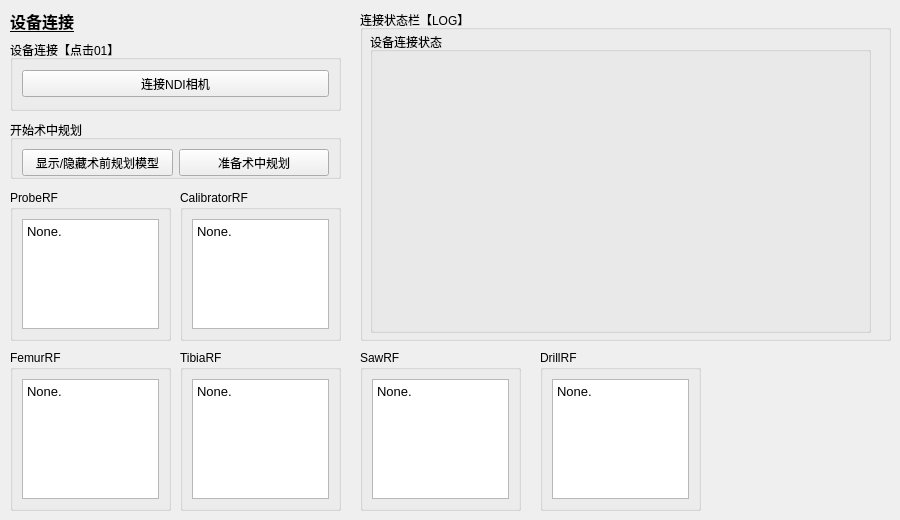
      <widget class="QWidget" name="tab_11">
       <attribute name="title">
        <string>硬件准备</string>
       </attribute>
       <widget class="QGroupBox" name="groupBox_24">
        <property name="geometry">
         <rect>
          <x>360</x>
          <y>10</y>
          <width>531</width>
          <height>331</height>
         </rect>
        </property>
        <property name="title">
         <string>连接状态栏【LOG】</string>
        </property>
        <widget class="QGroupBox" name="groupBox_5">
         <property name="geometry">
          <rect>
           <x>10</x>
           <y>22</y>
           <width>501</width>
           <height>301</height>
          </rect>
         </property>
         <property name="title">
          <string>设备连接状态</string>
         </property>
         <widget class="QmitkToolTrackingStatusWidget" name="showVegaTool_StatusWidget02" native="true">
          <property name="geometry">
           <rect>
            <x>10</x>
            <y>20</y>
            <width>481</width>
            <height>200</height>
           </rect>
          </property>
          <property name="minimumSize">
           <size>
            <width>0</width>
            <height>200</height>
           </size>
          </property>
          <property name="maximumSize">
           <size>
            <width>16777215</width>
            <height>50</height>
           </size>
          </property>
         </widget>
        </widget>
       </widget>
       <widget class="QLabel" name="label_14">
        <property name="geometry">
         <rect>
          <x>10</x>
          <y>0</y>
          <width>351</width>
          <height>41</height>
         </rect>
        </property>
        <property name="font">
         <font>
          <family>微软雅黑</family>
          <pointsize>12</pointsize>
          <weight>75</weight>
          <bold>true</bold>
          <underline>true</underline>
         </font>
        </property>
        <property name="text">
         <string>设备连接</string>
        </property>
       </widget>
       <widget class="QGroupBox" name="groupBox_2">
        <property name="geometry">
         <rect>
          <x>10</x>
          <y>40</y>
          <width>331</width>
          <height>71</height>
         </rect>
        </property>
        <property name="title">
         <string>设备连接【点击01】</string>
        </property>
        <layout class="QVBoxLayout" name="verticalLayout_26">
         <item>
          <widget class="QPushButton" name="connectNDI_pushButton">
           <property name="minimumSize">
            <size>
             <width>0</width>
             <height>27</height>
            </size>
           </property>
           <property name="text">
            <string>连接NDI相机</string>
           </property>
          </widget>
         </item>
        </layout>
       </widget>
       <widget class="QGroupBox" name="groupBox_13">
        <property name="geometry">
         <rect>
          <x>10</x>
          <y>120</y>
          <width>331</width>
          <height>59</height>
         </rect>
        </property>
        <property name="title">
         <string>开始术中规划</string>
        </property>
        <layout class="QHBoxLayout" name="horizontalLayout_3">
         <item>
          <widget class="QPushButton" name="visualizePrePlan_pushButton">
           <property name="minimumSize">
            <size>
             <width>0</width>
             <height>27</height>
            </size>
           </property>
           <property name="text">
            <string>显示/隐藏术前规划模型</string>
           </property>
          </widget>
         </item>
         <item>
          <widget class="QPushButton" name="startMidPlan_pushButton">
           <property name="minimumSize">
            <size>
             <width>0</width>
             <height>27</height>
            </size>
           </property>
           <property name="text">
            <string>准备术中规划</string>
           </property>
          </widget>
         </item>
        </layout>
       </widget>
       <widget class="QGroupBox" name="groupBox_20">
        <property name="geometry">
         <rect>
          <x>10</x>
          <y>190</y>
          <width>161</width>
          <height>151</height>
         </rect>
        </property>
        <property name="title">
         <string>ProbeRF</string>
        </property>
        <layout class="QHBoxLayout" name="horizontalLayout_4">
         <item>
          <widget class="QTextBrowser" name="textBrowser_ProbeRF">
           <property name="html">
            <string>&lt;!DOCTYPE HTML PUBLIC &quot;-//W3C//DTD HTML 4.0//EN&quot; &quot;http://www.w3.org/TR/REC-html40/strict.dtd&quot;&gt;
&lt;html&gt;&lt;head&gt;&lt;meta name=&quot;qrichtext&quot; content=&quot;1&quot; /&gt;&lt;style type=&quot;text/css&quot;&gt;
p, li { white-space: pre-wrap; }
&lt;/style&gt;&lt;/head&gt;&lt;body style=&quot; font-family:'SimSun'; font-size:9pt; font-weight:400; font-style:normal;&quot;&gt;
&lt;p style=&quot; margin-top:0px; margin-bottom:0px; margin-left:0px; margin-right:0px; -qt-block-indent:0; text-indent:0px;&quot;&gt;&lt;span style=&quot; font-size:10pt;&quot;&gt;None.&lt;/span&gt;&lt;/p&gt;&lt;/body&gt;&lt;/html&gt;</string>
           </property>
          </widget>
         </item>
        </layout>
       </widget>
       <widget class="QGroupBox" name="groupBox_21">
        <property name="geometry">
         <rect>
          <x>10</x>
          <y>350</y>
          <width>161</width>
          <height>161</height>
         </rect>
        </property>
        <property name="title">
         <string>FemurRF</string>
        </property>
        <layout class="QHBoxLayout" name="horizontalLayout_5">
         <item>
          <widget class="QTextBrowser" name="textBrowser_FemurRF">
           <property name="html">
            <string>&lt;!DOCTYPE HTML PUBLIC &quot;-//W3C//DTD HTML 4.0//EN&quot; &quot;http://www.w3.org/TR/REC-html40/strict.dtd&quot;&gt;
&lt;html&gt;&lt;head&gt;&lt;meta name=&quot;qrichtext&quot; content=&quot;1&quot; /&gt;&lt;style type=&quot;text/css&quot;&gt;
p, li { white-space: pre-wrap; }
&lt;/style&gt;&lt;/head&gt;&lt;body style=&quot; font-family:'SimSun'; font-size:9pt; font-weight:400; font-style:normal;&quot;&gt;
&lt;p style=&quot; margin-top:0px; margin-bottom:0px; margin-left:0px; margin-right:0px; -qt-block-indent:0; text-indent:0px;&quot;&gt;&lt;span style=&quot; font-size:10pt;&quot;&gt;None.&lt;/span&gt;&lt;/p&gt;&lt;/body&gt;&lt;/html&gt;</string>
           </property>
          </widget>
         </item>
        </layout>
       </widget>
       <widget class="QGroupBox" name="groupBox_22">
        <property name="geometry">
         <rect>
          <x>180</x>
          <y>350</y>
          <width>161</width>
          <height>161</height>
         </rect>
        </property>
        <property name="title">
         <string>TibiaRF</string>
        </property>
        <layout class="QHBoxLayout" name="horizontalLayout_6">
         <item>
          <widget class="QTextBrowser" name="textBrowser_TibiaRF">
           <property name="html">
            <string>&lt;!DOCTYPE HTML PUBLIC &quot;-//W3C//DTD HTML 4.0//EN&quot; &quot;http://www.w3.org/TR/REC-html40/strict.dtd&quot;&gt;
&lt;html&gt;&lt;head&gt;&lt;meta name=&quot;qrichtext&quot; content=&quot;1&quot; /&gt;&lt;style type=&quot;text/css&quot;&gt;
p, li { white-space: pre-wrap; }
&lt;/style&gt;&lt;/head&gt;&lt;body style=&quot; font-family:'SimSun'; font-size:9pt; font-weight:400; font-style:normal;&quot;&gt;
&lt;p style=&quot; margin-top:0px; margin-bottom:0px; margin-left:0px; margin-right:0px; -qt-block-indent:0; text-indent:0px;&quot;&gt;&lt;span style=&quot; font-size:10pt;&quot;&gt;None.&lt;/span&gt;&lt;/p&gt;&lt;/body&gt;&lt;/html&gt;</string>
           </property>
          </widget>
         </item>
        </layout>
       </widget>
       <widget class="QGroupBox" name="groupBox_23">
        <property name="geometry">
         <rect>
          <x>360</x>
          <y>350</y>
          <width>161</width>
          <height>161</height>
         </rect>
        </property>
        <property name="title">
         <string>SawRF</string>
        </property>
        <layout class="QHBoxLayout" name="horizontalLayout_8">
         <item>
          <widget class="QTextBrowser" name="textBrowser_SawRF">
           <property name="html">
            <string>&lt;!DOCTYPE HTML PUBLIC &quot;-//W3C//DTD HTML 4.0//EN&quot; &quot;http://www.w3.org/TR/REC-html40/strict.dtd&quot;&gt;
&lt;html&gt;&lt;head&gt;&lt;meta name=&quot;qrichtext&quot; content=&quot;1&quot; /&gt;&lt;style type=&quot;text/css&quot;&gt;
p, li { white-space: pre-wrap; }
&lt;/style&gt;&lt;/head&gt;&lt;body style=&quot; font-family:'SimSun'; font-size:9pt; font-weight:400; font-style:normal;&quot;&gt;
&lt;p style=&quot; margin-top:0px; margin-bottom:0px; margin-left:0px; margin-right:0px; -qt-block-indent:0; text-indent:0px;&quot;&gt;&lt;span style=&quot; font-size:10pt;&quot;&gt;None.&lt;/span&gt;&lt;/p&gt;&lt;/body&gt;&lt;/html&gt;</string>
           </property>
          </widget>
         </item>
        </layout>
       </widget>
       <widget class="QGroupBox" name="groupBox_25">
        <property name="geometry">
         <rect>
          <x>540</x>
          <y>350</y>
          <width>161</width>
          <height>161</height>
         </rect>
        </property>
        <property name="title">
         <string>DrillRF</string>
        </property>
        <layout class="QHBoxLayout" name="horizontalLayout_14">
         <item>
          <widget class="QTextBrowser" name="textBrowser_DrillRF">
           <property name="html">
            <string>&lt;!DOCTYPE HTML PUBLIC &quot;-//W3C//DTD HTML 4.0//EN&quot; &quot;http://www.w3.org/TR/REC-html40/strict.dtd&quot;&gt;
&lt;html&gt;&lt;head&gt;&lt;meta name=&quot;qrichtext&quot; content=&quot;1&quot; /&gt;&lt;style type=&quot;text/css&quot;&gt;
p, li { white-space: pre-wrap; }
&lt;/style&gt;&lt;/head&gt;&lt;body style=&quot; font-family:'SimSun'; font-size:9pt; font-weight:400; font-style:normal;&quot;&gt;
&lt;p style=&quot; margin-top:0px; margin-bottom:0px; margin-left:0px; margin-right:0px; -qt-block-indent:0; text-indent:0px;&quot;&gt;&lt;span style=&quot; font-size:10pt;&quot;&gt;None.&lt;/span&gt;&lt;/p&gt;&lt;/body&gt;&lt;/html&gt;</string>
           </property>
          </widget>
         </item>
        </layout>
       </widget>
       <widget class="QGroupBox" name="groupBox_26">
        <property name="geometry">
         <rect>
          <x>180</x>
          <y>190</y>
          <width>161</width>
          <height>151</height>
         </rect>
        </property>
        <property name="title">
         <string>CalibratorRF</string>
        </property>
        <layout class="QHBoxLayout" name="horizontalLayout_18">
         <item>
          <widget class="QTextBrowser" name="textBrowser_CalibratorRF">
           <property name="html">
            <string>&lt;!DOCTYPE HTML PUBLIC &quot;-//W3C//DTD HTML 4.0//EN&quot; &quot;http://www.w3.org/TR/REC-html40/strict.dtd&quot;&gt;
&lt;html&gt;&lt;head&gt;&lt;meta name=&quot;qrichtext&quot; content=&quot;1&quot; /&gt;&lt;style type=&quot;text/css&quot;&gt;
p, li { white-space: pre-wrap; }
&lt;/style&gt;&lt;/head&gt;&lt;body style=&quot; font-family:'SimSun'; font-size:9pt; font-weight:400; font-style:normal;&quot;&gt;
&lt;p style=&quot; margin-top:0px; margin-bottom:0px; margin-left:0px; margin-right:0px; -qt-block-indent:0; text-indent:0px;&quot;&gt;&lt;span style=&quot; font-size:10pt;&quot;&gt;None.&lt;/span&gt;&lt;/p&gt;&lt;/body&gt;&lt;/html&gt;</string>
           </property>
          </widget>
         </item>
        </layout>
       </widget>
      </widget>
